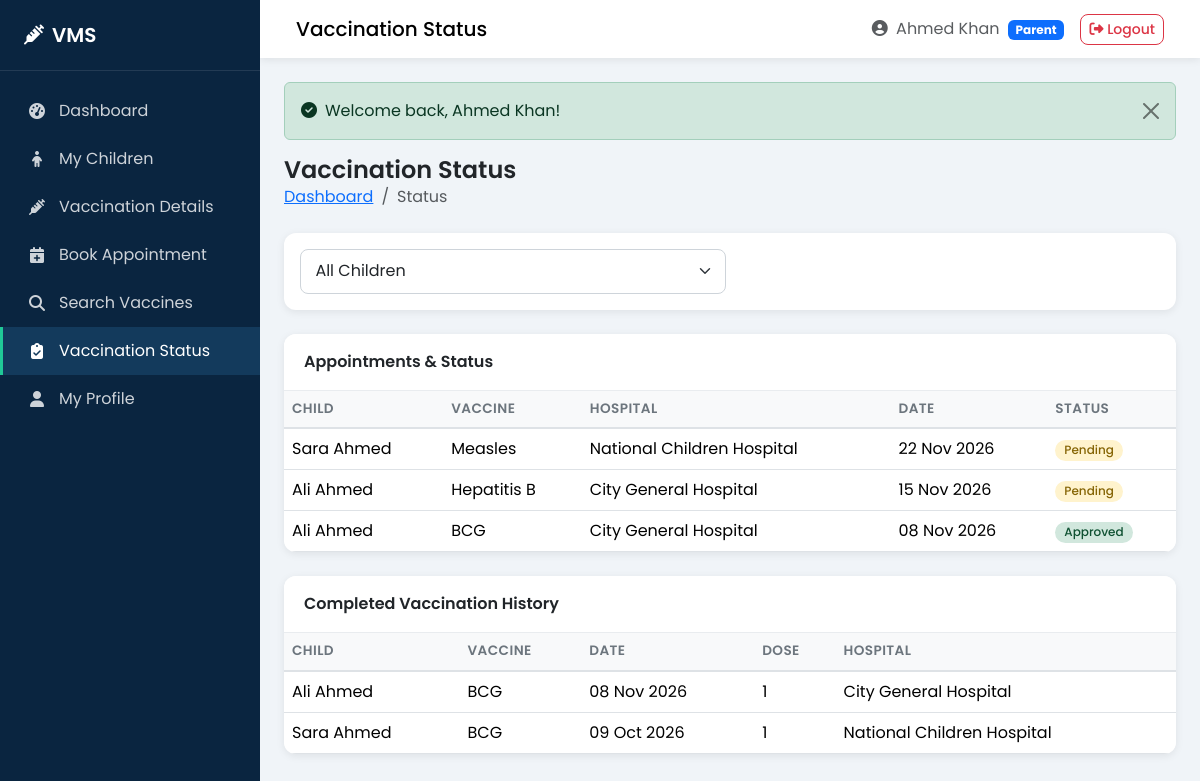
The page /parent/vaccination-status.php (signed in) on the database its author committed.
### tables this page shows
CREATE TABLE `appointments` (
  `id` int(11) NOT NULL AUTO_INCREMENT,
  `parent_id` int(11) NOT NULL,
  `child_id` int(11) NOT NULL,
  `hospital_id` int(11) NOT NULL,
  `vaccine_id` int(11) NOT NULL,
  `appointment_date` date NOT NULL,
  `appointment_time` time NOT NULL,
  `status` enum('pending','approved','rejected','completed','cancelled') NOT NULL DEFAULT 'pending',
  `notes` text DEFAULT NULL,
  `admin_notes` text DEFAULT NULL,
  `created_at` timestamp NOT NULL DEFAULT CURRENT_TIMESTAMP,
  `updated_at` timestamp NOT NULL DEFAULT CURRENT_TIMESTAMP ON UPDATE CURRENT_TIMESTAMP,
  PRIMARY KEY (`id`),
  KEY `parent_id` (`parent_id`),
  KEY `child_id` (`child_id`),
  KEY `hospital_id` (`hospital_id`),
  KEY `vaccine_id` (`vaccine_id`),
  KEY `idx_appointment_date` (`appointment_date`),
  KEY `idx_status` (`status`),
  CONSTRAINT `appointments_ibfk_1` FOREIGN KEY (`parent_id`) REFERENCES `parents` (`id`) ON DELETE CASCADE ON UPDATE CASCADE,
  CONSTRAINT `appointments_ibfk_2` FOREIGN KEY (`child_id`) REFERENCES `children` (`id`) ON DELETE CASCADE ON UPDATE CASCADE,
  CONSTRAINT `appointments_ibfk_3` FOREIGN KEY (`hospital_id`) REFERENCES `hospitals` (`id`) ON DELETE CASCADE ON UPDATE CASCADE,
  CONSTRAINT `appointments_ibfk_4` FOREIGN KEY (`vaccine_id`) REFERENCES `vaccines` (`id`) ON DELETE CASCADE ON UPDATE CASCADE
);

CREATE TABLE `children` (
  `id` int(11) NOT NULL AUTO_INCREMENT,
  `parent_id` int(11) NOT NULL,
  `full_name` varchar(100) NOT NULL,
  `date_of_birth` date NOT NULL,
  `gender` enum('male','female','other') NOT NULL,
  `blood_group` varchar(5) DEFAULT NULL,
  `cnic` varchar(15) DEFAULT NULL,
  `birth_certificate_no` varchar(50) DEFAULT NULL,
  `status` enum('active','inactive') NOT NULL DEFAULT 'active',
  `created_at` timestamp NOT NULL DEFAULT CURRENT_TIMESTAMP,
  `updated_at` timestamp NOT NULL DEFAULT CURRENT_TIMESTAMP ON UPDATE CURRENT_TIMESTAMP,
  PRIMARY KEY (`id`),
  KEY `parent_id` (`parent_id`),
  CONSTRAINT `children_ibfk_1` FOREIGN KEY (`parent_id`) REFERENCES `parents` (`id`) ON DELETE CASCADE ON UPDATE CASCADE
);

CREATE TABLE `vaccines` (
  `id` int(11) NOT NULL AUTO_INCREMENT,
  `name` varchar(100) NOT NULL,
  `description` text DEFAULT NULL,
  `recommended_age` varchar(50) DEFAULT NULL,
  `doses_required` int(11) NOT NULL DEFAULT 1,
  `interval_days` int(11) DEFAULT 0,
  `availability` enum('available','unavailable') NOT NULL DEFAULT 'available',
  `status` enum('active','inactive') NOT NULL DEFAULT 'active',
  `created_at` timestamp NOT NULL DEFAULT CURRENT_TIMESTAMP,
  `updated_at` timestamp NOT NULL DEFAULT CURRENT_TIMESTAMP ON UPDATE CURRENT_TIMESTAMP,
  PRIMARY KEY (`id`)
);

CREATE TABLE `hospitals` (
  `id` int(11) NOT NULL AUTO_INCREMENT,
  `hospital_name` varchar(150) NOT NULL,
  `email` varchar(100) NOT NULL,
  `phone` varchar(15) NOT NULL,
  `address` text NOT NULL,
  `city` varchar(50) NOT NULL,
  `password` varchar(255) NOT NULL,
  `status` enum('active','inactive','pending') NOT NULL DEFAULT 'pending',
  `created_at` timestamp NOT NULL DEFAULT CURRENT_TIMESTAMP,
  `updated_at` timestamp NOT NULL DEFAULT CURRENT_TIMESTAMP ON UPDATE CURRENT_TIMESTAMP,
  PRIMARY KEY (`id`),
  UNIQUE KEY `email` (`email`)
);

CREATE TABLE `vaccination_records` (
  `id` int(11) NOT NULL AUTO_INCREMENT,
  `child_id` int(11) NOT NULL,
  `vaccine_id` int(11) NOT NULL,
  `hospital_id` int(11) NOT NULL,
  `appointment_id` int(11) DEFAULT NULL,
  `dose_number` int(11) NOT NULL DEFAULT 1,
  `vaccination_date` date NOT NULL,
  `administered_by` varchar(100) DEFAULT NULL,
  `notes` text DEFAULT NULL,
  `status` enum('completed','partial') NOT NULL DEFAULT 'completed',
  `created_at` timestamp NOT NULL DEFAULT CURRENT_TIMESTAMP,
  `updated_at` timestamp NOT NULL DEFAULT CURRENT_TIMESTAMP ON UPDATE CURRENT_TIMESTAMP,
  PRIMARY KEY (`id`),
  KEY `child_id` (`child_id`),
  KEY `vaccine_id` (`vaccine_id`),
  KEY `hospital_id` (`hospital_id`),
  KEY `appointment_id` (`appointment_id`),
  CONSTRAINT `vaccination_records_ibfk_1` FOREIGN KEY (`child_id`) REFERENCES `children` (`id`) ON DELETE CASCADE ON UPDATE CASCADE,
  CONSTRAINT `vaccination_records_ibfk_2` FOREIGN KEY (`vaccine_id`) REFERENCES `vaccines` (`id`) ON DELETE CASCADE ON UPDATE CASCADE,
  CONSTRAINT `vaccination_records_ibfk_3` FOREIGN KEY (`hospital_id`) REFERENCES `hospitals` (`id`) ON DELETE CASCADE ON UPDATE CASCADE,
  CONSTRAINT `vaccination_records_ibfk_4` FOREIGN KEY (`appointment_id`) REFERENCES `appointments` (`id`) ON DELETE SET NULL ON UPDATE CASCADE
);

### config/config.php (called while the page is built, shortened)
<?php
function url($path = '') {
    return BASE_URL . '/' . ltrim($path, '/');
}
function e($string) {
    return htmlspecialchars($string ?? '', ENT_QUOTES, 'UTF-8');
}
function current_user_id() {
    return $_SESSION['user_id'] ?? null;
}

### parent/vaccination-status.php (the view, shortened to what this page needs)
<?php
require_once __DIR__ . '/../config/db.php';
$parent_id = current_user_id();
$child_id = (int)($_GET['child_id'] ?? 0);
$where_child = "";
$params = [$parent_id];
$types = "i";
$appointments = [];
$sql = "SELECT a.*, c.full_name AS child_name, v.name AS vaccine_name, h.hospital_name
        FROM appointments a
        JOIN children c ON a.child_id = c.id
        JOIN vaccines v ON a.vaccine_id = v.id
        JOIN hospitals h ON a.hospital_id = h.id
        WHERE a.parent_id = ? $where_child
        ORDER BY a.appointment_date DESC";
$stmt = mysqli_prepare($conn, $sql);
mysqli_stmt_bind_param($stmt, $types, ...$params);
mysqli_stmt_execute($stmt);
$res = mysqli_stmt_get_result($stmt);
while ($r = mysqli_fetch_assoc($res)) $appointments[] = $r;
$records = [];
$sql2 = "SELECT vr.*, c.full_name AS child_name, v.name AS vaccine_name, h.hospital_name
         FROM vaccination_records vr
         JOIN children c ON vr.child_id = c.id
         JOIN vaccines v ON vr.vaccine_id = v.id
         JOIN hospitals h ON vr.hospital_id = h.id
         WHERE c.parent_id = ?" . ($child_id > 0 ? " AND vr.child_id = ?" : "") . "
         ORDER BY vr.vaccination_date DESC";
$stmt = mysqli_prepare($conn, $sql2);
if ($child_id > 0) {
    mysqli_stmt_bind_param($stmt, "ii", $parent_id, $child_id);
} else {
    mysqli_stmt_bind_param($stmt, "i", $parent_id);
}
mysqli_stmt_execute($stmt);
$res = mysqli_stmt_get_result($stmt);
while ($r = mysqli_fetch_assoc($res)) $records[] = $r;
include __DIR__ . '/../includes/header.php';
?>
<div class="page-header">
    <div>
        <h1>Vaccination Status</h1>
        <nav aria-label="breadcrumb">
            <ol class="breadcrumb">
                <li class="breadcrumb-item"><a href="<?php echo url('parent/dashboard.php'); ?>">Dashboard</a></li>
                <li class="breadcrumb-item active">Status</li>
            </ol>
        </nav>
    </div>
</div>
<div class="card mb-4">
    <div class="card-body">
        <form method="GET" class="row g-2">
            <div class="col-md-6">
                <select name="child_id" class="form-select" onchange="this.form.submit()">
                    <option value="">All Children</option>
                </select>
            </div>
        </form>
    </div>
</div>
<div class="card mb-4">
    <div class="card-header">Appointments & Status</div>
    <div class="table-responsive">
        <table class="table table-hover mb-0">
            <thead>
                <tr><th>Child</th><th>Vaccine</th><th>Hospital</th><th>Date</th><th>Status</th></tr>
            </thead>
            <tbody>
                <?php if (empty($appointments)): ?>
                    <tr><td colspan="5" class="text-center text-muted py-3">No appointments</td></tr>
                <?php else: foreach ($appointments as $a): ?>
                    <tr>
                        <td><?php echo e($a['child_name']); ?></td>
                        <td><?php echo e($a['vaccine_name']); ?></td>
                        <td><?php echo e($a['hospital_name']); ?></td>
                        <td><?php echo date('d M Y', strtotime($a['appointment_date'])); ?></td>
                        <td><span class="badge badge-status badge-<?php echo e($a['status']); ?>"><?php echo ucfirst(e($a['status'])); ?></span></td>
                    </tr>
                <?php endforeach; endif; ?>
            </tbody>
        </table>
    </div>
</div>
<div class="card">
    <div class="card-header">Completed Vaccination History</div>
    <div class="table-responsive">
        <table class="table table-hover mb-0">
            <thead>
                <tr><th>Child</th><th>Vaccine</th><th>Date</th><th>Dose</th><th>Hospital</th></tr>
            </thead>
            <tbody>
                <?php if (empty($records)): ?>
                    <tr><td colspan="5" class="text-center text-muted py-3">No completed records</td></tr>
                <?php else: foreach ($records as $r): ?>
                    <tr>
                        <td><?php echo e($r['child_name']); ?></td>
                        <td><?php echo e($r['vaccine_name']); ?></td>
                        <td><?php echo date('d M Y', strtotime($r['vaccination_date'])); ?></td>
                        <td><?php echo (int)$r['dose_number']; ?></td>
                        <td><?php echo e($r['hospital_name']); ?></td>
                    </tr>
                <?php endforeach; endif; ?>
            </tbody>
        </table>
    </div>
</div>
<?php include __DIR__ . '/../includes/footer.php'; ?>

### assets/css/style.css (style rules this page uses)
:root { --primary: #0d6efd; --primary-dark: #0a58ca; --teal: #20c997; --teal-dark: #199d76; --green: #198754; --danger: #dc3545; --warning: #ffc107; --dark: #212529; --gray: #6c757d; --light: #f8f9fa; --sidebar-width: 260px; --sidebar-bg: #0a2540; --sidebar-hover: #133a5c; --card-shadow: 0 0.125rem 0.5rem rgba(0,0,0,0.08); --card-shadow-hover: 0 0.5rem 1.5rem rgba(0,0,0,0.12); }
* { box-sizing: border-box; }
body { font-family: 'Poppins', sans-serif; background-color: #f0f4f8; color: var(--dark); margin: 0; min-height: 100vh; }
.card { border: none; border-radius: 0.75rem; box-shadow: var(--card-shadow); }
.card-header { background: #fff; border-bottom: 1px solid #e9ecef; font-weight: 600; border-radius: 0.75rem 0.75rem 0 0 !important; padding: 1rem 1.25rem; }
.table { margin-bottom: 0; }
.table thead th { background: #f8f9fa; font-weight: 600; font-size: 0.85rem; text-transform: uppercase; letter-spacing: 0.03em; color: var(--gray); border-bottom: 2px solid #dee2e6; white-space: nowrap; }
.table td { vertical-align: middle; }
.table-responsive { border-radius: 0 0 0.75rem 0.75rem; }
.badge-status { padding: 0.35em 0.75em; border-radius: 50rem; font-weight: 500; font-size: 0.75rem; }
.badge-pending { background: #fff3cd; color: #856404; }
.badge-approved { background: #d1e7dd; color: #0f5132; }
.form-control, .form-select { border-radius: 0.5rem; border: 1px solid #ced4da; padding: 0.6rem 0.9rem; }
.page-header { display: flex; flex-wrap: wrap; justify-content: space-between; align-items: center; margin-bottom: 1.5rem; gap: 1rem; }
.page-header h1 { font-size: 1.5rem; font-weight: 600; margin: 0; }
.breadcrumb { margin-bottom: 0; background: transparent; padding: 0; }

### rows shown on the page
appointments: child.full_name "Sara Ahmed", vaccine.name "Measles", hospital.hospital_name "National Children Hospital", appointment_date "22 Nov 2026", status "Pending"
appointments: child.full_name "Ali Ahmed", vaccine.name "Hepatitis B", hospital.hospital_name "City General Hospital", appointment_date "15 Nov 2026", status "Pending"
appointments: child.full_name "Ali Ahmed", vaccine.name "BCG", hospital.hospital_name "City General Hospital", appointment_date "08 Nov 2026", status "Approved"
vaccination_records: child.full_name "Ali Ahmed", vaccine.name "BCG", vaccination_date "08 Nov 2026", dose_number "1", hospital.hospital_name "City General Hospital"
vaccination_records: child.full_name "Sara Ahmed", vaccine.name "BCG", vaccination_date "09 Oct 2026", dose_number "1", hospital.hospital_name "National Children Hospital"

### other values the page prints
$page_title "Vaccination Status"
$_SESSION['user_name'] "Ahmed Khan"
$_SESSION['role'] "Parent"
$success "Welcome back, Ahmed Khan!"
